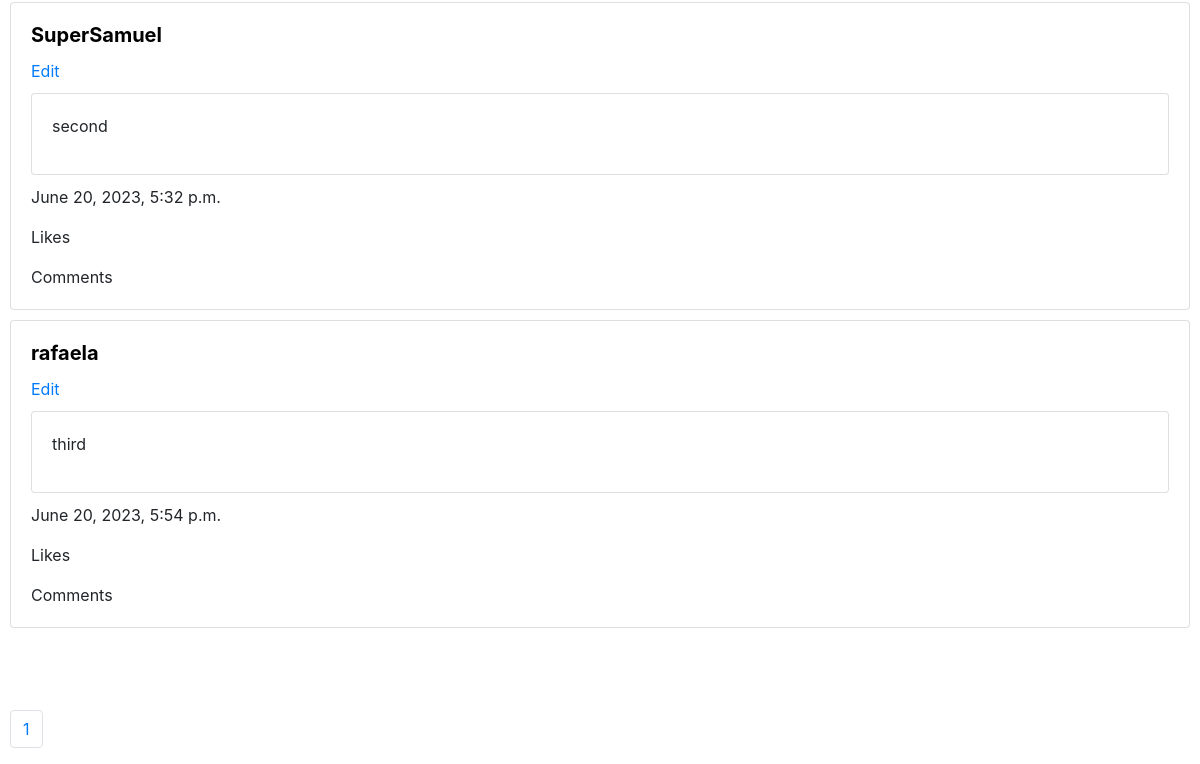
Before: / (signed in, lower part) with the older database file.
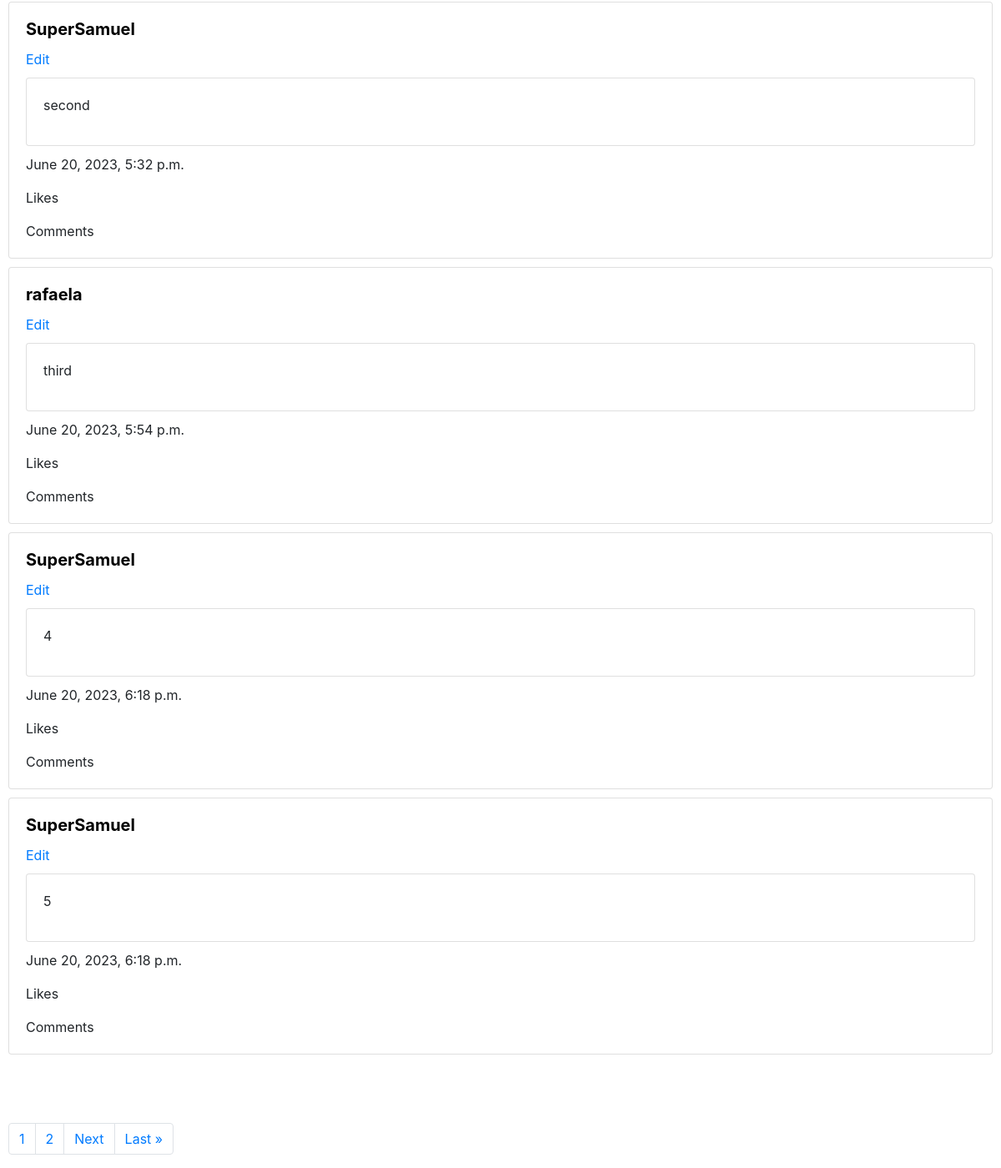
After: the same page with the newer database file.
### network/models.py (models this page shows, shortened)
class Posts(models.Model):
    posted_date = models.DateTimeField("Posted date", auto_now_add=True)
    last_update = models.DateTimeField("Last update", auto_now=True)
    content = models.TextField("Post content")
    author = models.ForeignKey(User, on_delete=models.CASCADE)

class User(AbstractUser):
    pass

### network/views.py (the view)
# urls.py: path("", views.index, name="index"),
def index(request):
    return all_posts(request)

### network/views.py (called while the page is built)
def all_posts(request):
    all_posts = Posts.objects.all().order_by('-posted_date')
    p = Paginator(Posts.objects.all(), 5)
    page = request.GET.get('page')
    posts = p.get_page(page)
    nums = "a" * posts.paginator.num_pages
    return render(request, "network/all_posts.html", {
        'all_posts': all_posts,
        'posts': posts,
        "nums": nums
    })
    return render(request, "network/all_posts.html", {
        "all_posts": all_posts
    })

### network/templates/network/all_posts.html (shortened to what this page needs)
{% extends "network/layout.html" %}
{% block body %}
{% if user.is_authenticated %}
    {% for post in posts %}
    <div class="card">
        <div class="card-body">
            <h5 class="card-title">
                <a href="{% url 'user_profile' post.author.id %}" style="color: black">
                    <Strong>{{ post.author }}</Strong>
                </a>
            </h5>
            <a href="#">Edit</a>
            <div class="card">
                <p class="card-body">{{ post.content }}</p>
            </div>
            <p class="card-text">{{ post.posted_date }}</p>
            <p class="card-text">Likes</p>
            <p class="card-text">Comments</p>
        </div>
    </div>
    {% empty %}
        No Post available
    {% endfor %}
    <br><br><br>
    <nav aria-label="Page navigation example">
        <ul class="pagination">
            {% for n in nums %}
            <li class="page-item"><a class="page-link" href="?page={{ forloop.counter }}">{{ forloop.counter }}</a></li>
            {% endfor %}
            {% if posts.has_next %}
            <li class="page-item"><a class="page-link" href="?page={{ posts.next_page_number }}">Next</a></li>
            <li class="page-item"><a class="page-link" href="?page={{ posts.paginator.num_pages }}">Last &raquo</a></li>
            {% endif %}
        </ul>
    </nav>
    {% else %}
    <h1>Sorry, you must be authenticated to see this view...</h1>
    <a href="{% url 'login' %}">Login here</a>
{% endif %}
{% endblock %}

### network/templates/network/layout.html (shortened to what this page needs)
{% load static %}
<!DOCTYPE html>
<html lang="en">
    <head>
        <link rel="stylesheet" href="https://stackpath.bootstrapcdn.com/bootstrap/4.4.1/css/bootstrap.min.css">
        <link href="{% static 'network/styles.css' %}" rel="stylesheet">
    </head>
    <body>
        <div class="body">
            {% block body %}
            {% endblock %}
        </div>
    </body>
</html>

### network/static/network/styles.css (style rules this page uses)
.body { margin: 10px; }
.card { margin: 10px 0px; }

Changed rows visible on the page:
added Posts: author "SuperSamuel", content "4", posted_date "June 20, 2023, 6:18 p.m."
added Posts: author "SuperSamuel", content "5", posted_date "June 20, 2023, 6:18 p.m."
Other visible differences:
new list line: "2"
text now shown: "Next Last »"
